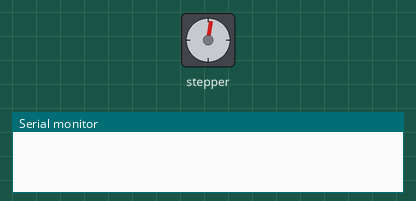
This sketch was run on a simulated Arduino Uno, built with avr-gcc and run on an emulated ATmega328P. On the bench: stepper motor, the last lines printed to the serial monitor. Stepper angles assume 200 steps per turn.

Above: at 0.05 s.
At 0.6 s:
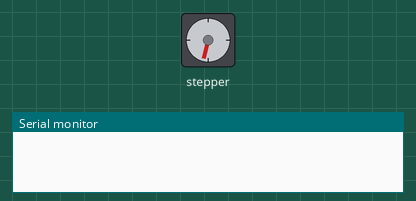
At 2.65 s:
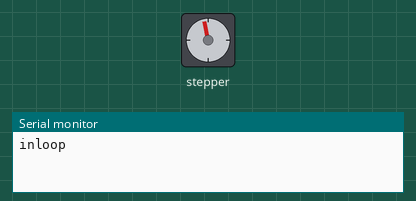
At 3.2 s:
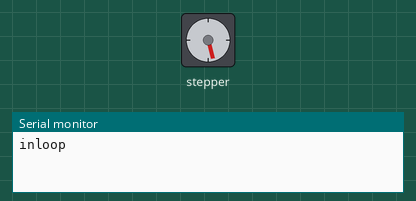
Timing chart, 0 to 6.8 s (numbered marks = the images above):
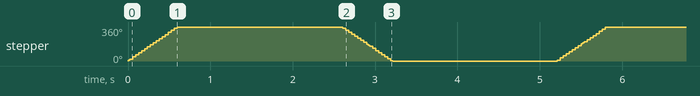

Measured:
- by itself, stepper: turns 360° clockwise in 0.60 s, then 360° counter-clockwise in 0.61 s, repeating every 5.2 s

The sketch:

steppermotor_testcode.ino
```cpp
#include <Stepper.h>

const int stepsPerRevolution = 200;

Stepper myStepper = Stepper(stepsPerRevolution, 9,8,7,6);

void setup(){
  myStepper.setSpeed(100);
  Serial.begin(9600);
}

void loop(){
  myStepper.step(200);
  Serial.println("inloop");
  delay(2000);
  myStepper.step(-200);
  delay(2000);
}
```
